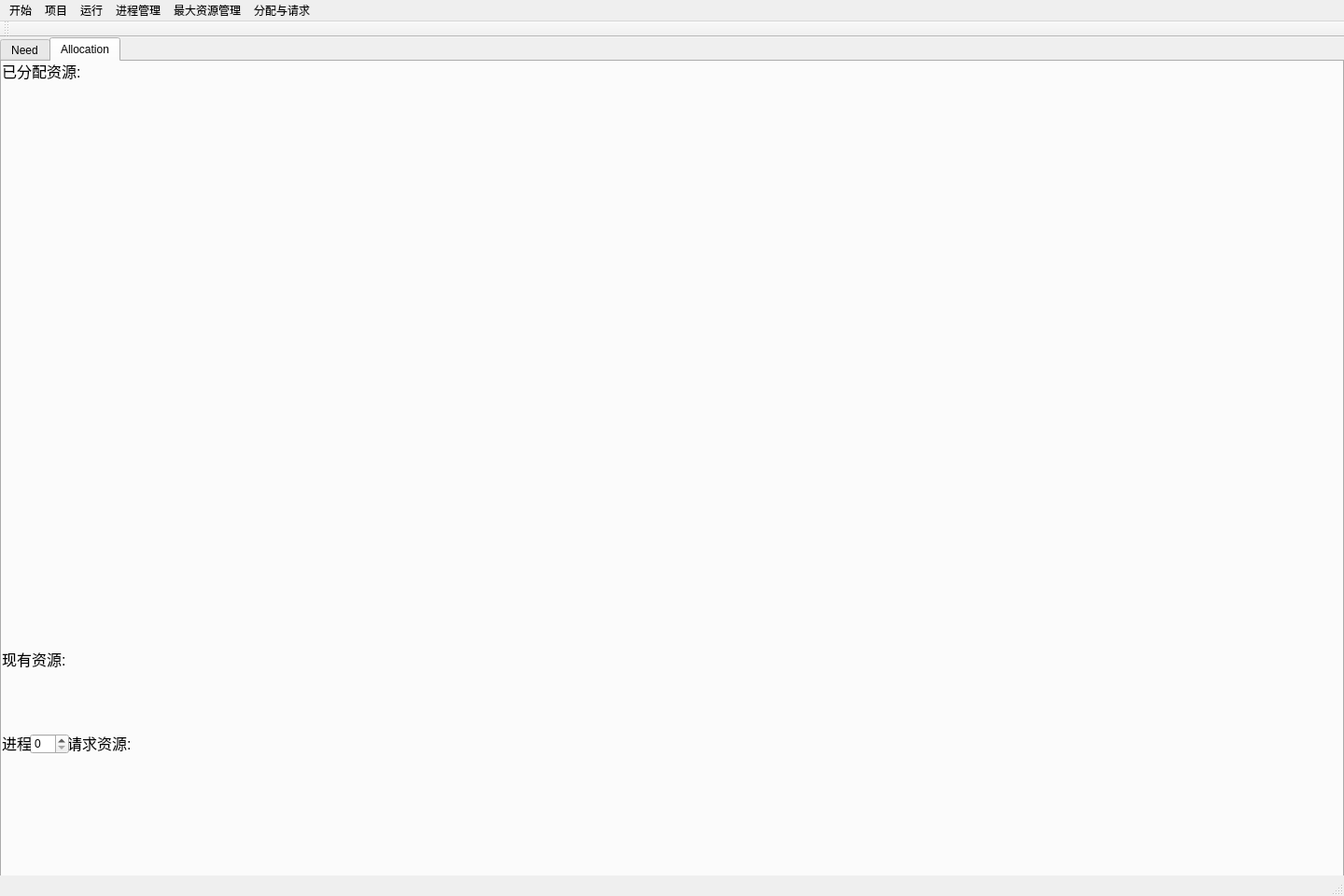
<?xml version="1.0" encoding="UTF-8"?>
<ui version="4.0">
 <class>QTtry1Class</class>
 <widget class="QMainWindow" name="QTtry1Class">
  <property name="geometry">
   <rect>
    <x>0</x>
    <y>0</y>
    <width>1440</width>
    <height>960</height>
   </rect>
  </property>
  <property name="windowTitle">
   <string>QTtry1</string>
  </property>
  <widget class="QWidget" name="centralWidget">
   <widget class="QTabWidget" name="tabWidget">
    <property name="geometry">
     <rect>
      <x>0</x>
      <y>0</y>
      <width>1440</width>
      <height>960</height>
     </rect>
    </property>
    <property name="currentIndex">
     <number>1</number>
    </property>
    <widget class="QWidget" name="MaxAndNeed">
     <attribute name="title">
      <string>Need</string>
     </attribute>
     <widget class="QLabel" name="label_3">
      <property name="geometry">
       <rect>
        <x>0</x>
        <y>0</y>
        <width>121</width>
        <height>20</height>
       </rect>
      </property>
      <property name="font">
       <font>
        <pointsize>12</pointsize>
       </font>
      </property>
      <property name="text">
       <string>最大需求资源：</string>
      </property>
     </widget>
     <widget class="QLabel" name="label">
      <property name="geometry">
       <rect>
        <x>0</x>
        <y>730</y>
        <width>90</width>
        <height>20</height>
       </rect>
      </property>
      <property name="font">
       <font>
        <pointsize>12</pointsize>
       </font>
      </property>
      <property name="text">
       <string>最大资源:</string>
      </property>
     </widget>
    </widget>
    <widget class="QWidget" name="Allocation">
     <attribute name="title">
      <string>Allocation</string>
     </attribute>
     <widget class="QLabel" name="label_4">
      <property name="geometry">
       <rect>
        <x>0</x>
        <y>0</y>
        <width>91</width>
        <height>20</height>
       </rect>
      </property>
      <property name="font">
       <font>
        <pointsize>12</pointsize>
       </font>
      </property>
      <property name="text">
       <string>已分配资源:</string>
      </property>
     </widget>
     <widget class="QLabel" name="label_5">
      <property name="geometry">
       <rect>
        <x>0</x>
        <y>630</y>
        <width>91</width>
        <height>20</height>
       </rect>
      </property>
      <property name="font">
       <font>
        <pointsize>12</pointsize>
       </font>
      </property>
      <property name="text">
       <string>现有资源:</string>
      </property>
     </widget>
     <widget class="QLabel" name="label_6">
      <property name="geometry">
       <rect>
        <x>70</x>
        <y>720</y>
        <width>91</width>
        <height>20</height>
       </rect>
      </property>
      <property name="font">
       <font>
        <pointsize>12</pointsize>
       </font>
      </property>
      <property name="text">
       <string>请求资源:</string>
      </property>
     </widget>
     <widget class="QSpinBox" name="needid">
      <property name="geometry">
       <rect>
        <x>30</x>
        <y>720</y>
        <width>42</width>
        <height>22</height>
       </rect>
      </property>
     </widget>
     <widget class="QLabel" name="label_7">
      <property name="geometry">
       <rect>
        <x>0</x>
        <y>720</y>
        <width>31</width>
        <height>20</height>
       </rect>
      </property>
      <property name="font">
       <font>
        <pointsize>12</pointsize>
       </font>
      </property>
      <property name="text">
       <string>进程</string>
      </property>
     </widget>
    </widget>
   </widget>
  </widget>
  <widget class="QMenuBar" name="menuBar">
   <property name="geometry">
    <rect>
     <x>0</x>
     <y>0</y>
     <width>1440</width>
     <height>22</height>
    </rect>
   </property>
   <widget class="QMenu" name="start">
    <property name="title">
     <string>开始</string>
    </property>
    <addaction name="newProject"/>
    <addaction name="fromExcel"/>
   </widget>
   <widget class="QMenu" name="project">
    <property name="title">
     <string>项目</string>
    </property>
    <addaction name="newResource"/>
    <addaction name="fillAll"/>
   </widget>
   <widget class="QMenu" name="Run">
    <property name="title">
     <string>运行</string>
    </property>
    <addaction name="run"/>
   </widget>
   <widget class="QMenu" name="Process">
    <property name="title">
     <string>进程管理</string>
    </property>
    <addaction name="fillAllBlank1"/>
    <addaction name="createRProcess"/>
    <addaction name="createBProcess"/>
    <addaction name="fillAll1"/>
   </widget>
   <widget class="QMenu" name="Now">
    <property name="title">
     <string>最大资源管理</string>
    </property>
    <addaction name="fillAllBlank2"/>
    <addaction name="fillAll2"/>
   </widget>
   <widget class="QMenu" name="menu_Allocation">
    <property name="title">
     <string>分配与请求</string>
    </property>
    <addaction name="createAllocation"/>
    <addaction name="createRequest"/>
   </widget>
   <addaction name="start"/>
   <addaction name="project"/>
   <addaction name="Run"/>
   <addaction name="Process"/>
   <addaction name="Now"/>
   <addaction name="menu_Allocation"/>
  </widget>
  <widget class="QToolBar" name="mainToolBar">
   <attribute name="toolBarArea">
    <enum>TopToolBarArea</enum>
   </attribute>
   <attribute name="toolBarBreak">
    <bool>false</bool>
   </attribute>
  </widget>
  <widget class="QStatusBar" name="statusBar"/>
  <action name="newProject">
   <property name="text">
    <string>新建项目</string>
   </property>
  </action>
  <action name="fillAllBlank">
   <property name="text">
    <string>随机填充空白数据</string>
   </property>
  </action>
  <action name="action_2">
   <property name="text">
    <string>新建进程</string>
   </property>
  </action>
  <action name="action_3">
   <property name="text">
    <string>新建资源列</string>
   </property>
  </action>
  <action name="newProcess">
   <property name="text">
    <string>随机生成新进程</string>
   </property>
  </action>
  <action name="blankProcess">
   <property name="text">
    <string>创建空白进程</string>
   </property>
  </action>
  <action name="newResource">
   <property name="text">
    <string>加入新资源</string>
   </property>
  </action>
  <action name="fromExcel">
   <property name="text">
    <string>从excel导入</string>
   </property>
  </action>
  <action name="fillAll">
   <property name="text">
    <string>随机生成初始数据</string>
   </property>
  </action>
  <action name="run">
   <property name="text">
    <string>执行银行家算法</string>
   </property>
  </action>
  <action name="fillNow">
   <property name="text">
    <string>随机生成当前资源</string>
   </property>
  </action>
  <action name="fillAllBlank1">
   <property name="text">
    <string>随机填充空白数据</string>
   </property>
  </action>
  <action name="createRProcess">
   <property name="text">
    <string>随机生成新进程</string>
   </property>
  </action>
  <action name="createBProcess">
   <property name="text">
    <string>创建空白进程</string>
   </property>
  </action>
  <action name="fillAllBlank2">
   <property name="text">
    <string>随机填充空白数据</string>
   </property>
  </action>
  <action name="fillAll2">
   <property name="text">
    <string>随机生成初始数据</string>
   </property>
  </action>
  <action name="fillAll1">
   <property name="text">
    <string>随机生成初始数据</string>
   </property>
  </action>
  <action name="createAllocation">
   <property name="text">
    <string>随机生成分配方案</string>
   </property>
  </action>
  <action name="action">
   <property name="text">
    <string>随机生成请求向量</string>
   </property>
  </action>
  <action name="createRequest">
   <property name="text">
    <string>随机生成请求向量</string>
   </property>
  </action>
 </widget>
 <layoutdefault spacing="6" margin="11"/>
 <resources>
  <include location="QTtry1.qrc"/>
 </resources>
 <connections/>
</ui>
